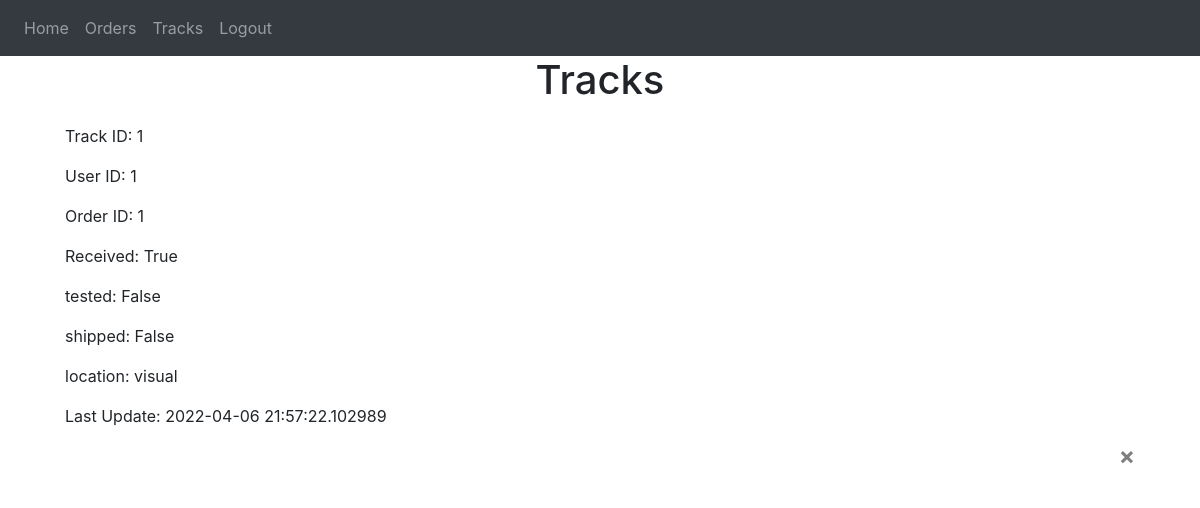
The app's page /tracks (signed in) with its own data.
### website/models.py (models this page shows)
class Track(db.Model):
    id = db.Column(db.Integer, primary_key=True)
    user_id = db.Column(db.Integer, db.ForeignKey('user.id'))
    order_id = db.Column(db.Integer, db.ForeignKey('order.id'))
    received = db.Column(db.Boolean)
    tested = db.Column(db.Boolean)
    shipped = db.Column(db.Boolean)
    location = db.Column(db.String(10000))
    last_update = db.Column(db.DateTime(timezone=True), default=func.now())
    orders = db.relationship('Order')

### website/views.py (the view)
@views.route('/tracks', methods=['GET'])
@login_required
def tracks() :
    return render_template("tracks.html", user=current_user)

### website/__init__.py (called while the page is built)
def create_app():
    app = Flask(__name__)
    app.config['SECRET_KEY'] = 'hjshjhdjah kjshkjdhjs'
    app.config['SQLALCHEMY_DATABASE_URI'] = f'sqlite:///{DB_NAME}'
    db.init_app(app)
    from .views import views
    from .auth import auth
    app.register_blueprint(views, url_prefix='/')
    app.register_blueprint(auth, url_prefix='/')
    from .models import User, Note
    create_database(app)
    login_manager = LoginManager()
    login_manager.login_view = 'auth.login'
    login_manager.init_app(app)
    @login_manager.user_loader
    def load_user(id):
        return User.query.get(int(id))
    return app

### website/templates/tracks.html (shortened to what this page needs)
{% extends "base.html" %}
{% block content %}
<div>
  <h1 align="center">Tracks</h1>
  <ul class="list-group list-group-flush" id="tracks">
    {% for track in user.tracks %}
    <li class="list-group-item">
      <div>
        <p>Track ID: {{ track.id }}</p>
        <p>User ID: {{ track.user_id }}</p>
        <p>Order ID: {{ track.order_id }}</p>
        <p>Received: {{ track.received }}</p>
        <p>tested: {{ track.tested }}</p>
        <p>shipped: {{ track.shipped }}</p>
        <p>location: {{ track.location }}</p>
        <p>Last Update: {{ track.last_update }}</p>
      </div>
      <button type="button" class="close" onClick="deleteTrack({{track.id}})">
        <span aria-hidden="true">&times;</span>
      </button>
    </li>
    {% endfor %}
  </ul>
</div>
{% endblock %}

### records on screen
Track: id "1", user_id "1", order_id "1", received "True", tested "False", shipped "False", location "visual", last_update "2022-04-06 21:57:22.102989"
